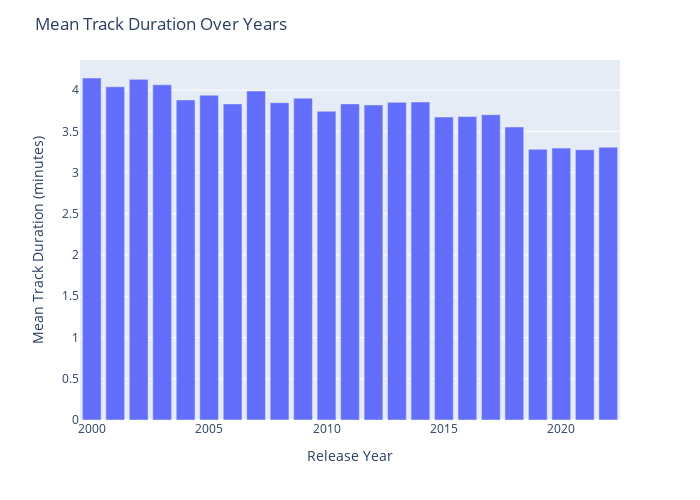

The notebook cell this image was saved under:
### Code cell
# Convert 'year' column to datetime format if it's not already in datetime format
data['year'] = pd.to_datetime(data['year'], format='%Y')

# Convert duration from milliseconds to minutes
data['duration_minutes'] = data['duration_ms'] / (1000 * 60)  # Convert milliseconds to minutes

# Calculate mean duration over the years in minutes
mean_duration_per_year = data.groupby(data['year'].dt.year)['duration_minutes'].mean().reset_index()

# Plot th\e average track duration over the years in minutes
fig = px.bar(mean_duration_per_year, x='year', y='duration_minutes',
             labels={"year": "Release Year", "duration_minutes": "Mean Track Duration (minutes)"})
fig.update_layout(height=500, width=700, title_text="Mean Track Duration Over Years")

fig.show()

### Figure 1 — Plotly figure (JSON) as saved in the notebook; plotly's stock layout.template omitted (floating-point values rounded to 4 significant figures)
{"data": [{"alignmentgroup": "True", "hovertemplate": "Release Year=%{x}<br>Mean Track Duration (minutes)=%{y}<extra></extra>", "legendgroup": "", "marker": {"color": "#636efa", "pattern": {"shape": ""}}, "name": "", "offsetgroup": "", "orientation": "v", "showlegend": false, "textposition": "auto", "type": "bar", "x": [2000, 2001, 2002, 2003, 2004, 2005, 2006, 2007, 2008, 2009, 2010, 2011, 2012, 2013, 2014, 2015, 2016, 2017, 2018, 2019, 2020, 2021, 2022], "xaxis": "x", "y": [4.147, 4.04, 4.13, 4.064, 3.881, 3.938, 3.833, 3.988, 3.848, 3.902, 3.743, 3.833, 3.82, 3.852, 3.856, 3.674, 3.68, 3.701, 3.553, 3.282, 3.297, 3.277, 3.307], "yaxis": "y"}], "layout": {"barmode": "relative", "height": 500, "legend": {"tracegroupgap": 0}, "margin": {"t": 60}, "title": {"text": "Mean Track Duration Over Years"}, "width": 700, "xaxis": {"anchor": "y", "domain": [0, 1], "title": {"text": "Release Year"}}, "yaxis": {"anchor": "x", "domain": [0, 1], "title": {"text": "Mean Track Duration (minutes)"}}}}
